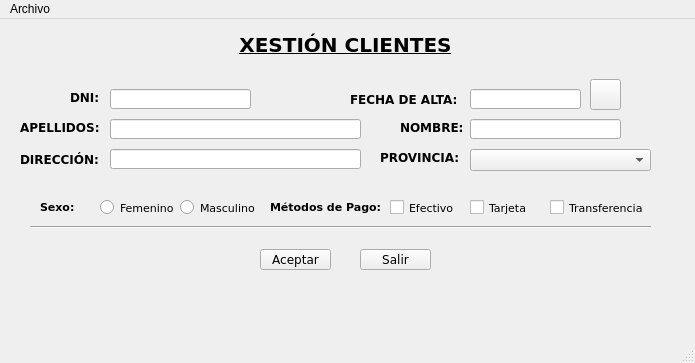
<?xml version="1.0" encoding="UTF-8"?>
<ui version="4.0">
 <class>venPrincipal</class>
 <widget class="QMainWindow" name="venPrincipal">
  <property name="geometry">
   <rect>
    <x>0</x>
    <y>0</y>
    <width>695</width>
    <height>363</height>
   </rect>
  </property>
  <property name="windowTitle">
   <string>Proyecto Uno</string>
  </property>
  <widget class="QWidget" name="centralwidget">
   <widget class="QLabel" name="lblXexCli">
    <property name="geometry">
     <rect>
      <x>230</x>
      <y>10</y>
      <width>231</width>
      <height>31</height>
     </rect>
    </property>
    <property name="font">
     <font>
      <family>Verdana</family>
      <pointsize>15</pointsize>
      <weight>75</weight>
      <bold>true</bold>
      <underline>true</underline>
     </font>
    </property>
    <property name="styleSheet">
     <string notr="true"/>
    </property>
    <property name="text">
     <string>XESTIÓN CLIENTES</string>
    </property>
    <property name="alignment">
     <set>Qt::AlignCenter</set>
    </property>
   </widget>
   <widget class="QLabel" name="lblDNI">
    <property name="geometry">
     <rect>
      <x>70</x>
      <y>70</y>
      <width>41</width>
      <height>16</height>
     </rect>
    </property>
    <property name="font">
     <font>
      <family>Verdana</family>
      <pointsize>9</pointsize>
      <weight>75</weight>
      <bold>true</bold>
     </font>
    </property>
    <property name="text">
     <string>DNI: </string>
    </property>
   </widget>
   <widget class="Line" name="line_2">
    <property name="geometry">
     <rect>
      <x>30</x>
      <y>200</y>
      <width>621</width>
      <height>16</height>
     </rect>
    </property>
    <property name="font">
     <font>
      <family>Verdana</family>
      <pointsize>9</pointsize>
     </font>
    </property>
    <property name="orientation">
     <enum>Qt::Horizontal</enum>
    </property>
   </widget>
   <widget class="QLineEdit" name="editDni">
    <property name="geometry">
     <rect>
      <x>110</x>
      <y>70</y>
      <width>141</width>
      <height>20</height>
     </rect>
    </property>
    <property name="font">
     <font>
      <family>Verdana</family>
      <pointsize>9</pointsize>
     </font>
    </property>
   </widget>
   <widget class="QLabel" name="lblApel">
    <property name="geometry">
     <rect>
      <x>20</x>
      <y>100</y>
      <width>91</width>
      <height>16</height>
     </rect>
    </property>
    <property name="font">
     <font>
      <family>Verdana</family>
      <pointsize>9</pointsize>
      <weight>75</weight>
      <bold>true</bold>
     </font>
    </property>
    <property name="text">
     <string>APELLIDOS: </string>
    </property>
   </widget>
   <widget class="QLineEdit" name="editApel">
    <property name="geometry">
     <rect>
      <x>110</x>
      <y>100</y>
      <width>251</width>
      <height>20</height>
     </rect>
    </property>
    <property name="font">
     <font>
      <family>Verdana</family>
      <pointsize>9</pointsize>
     </font>
    </property>
    <property name="text">
     <string/>
    </property>
   </widget>
   <widget class="QLabel" name="lblNome">
    <property name="geometry">
     <rect>
      <x>400</x>
      <y>100</y>
      <width>71</width>
      <height>16</height>
     </rect>
    </property>
    <property name="font">
     <font>
      <family>Verdana</family>
      <pointsize>9</pointsize>
      <weight>75</weight>
      <bold>true</bold>
     </font>
    </property>
    <property name="text">
     <string>NOMBRE:</string>
    </property>
   </widget>
   <widget class="QLineEdit" name="editNome">
    <property name="geometry">
     <rect>
      <x>470</x>
      <y>100</y>
      <width>151</width>
      <height>20</height>
     </rect>
    </property>
    <property name="font">
     <font>
      <family>Verdana</family>
      <pointsize>9</pointsize>
     </font>
    </property>
   </widget>
   <widget class="QPushButton" name="btnAceptar">
    <property name="geometry">
     <rect>
      <x>260</x>
      <y>230</y>
      <width>71</width>
      <height>21</height>
     </rect>
    </property>
    <property name="font">
     <font>
      <family>Verdana</family>
      <pointsize>9</pointsize>
     </font>
    </property>
    <property name="text">
     <string>Aceptar</string>
    </property>
   </widget>
   <widget class="QPushButton" name="btnSalir">
    <property name="geometry">
     <rect>
      <x>360</x>
      <y>230</y>
      <width>71</width>
      <height>21</height>
     </rect>
    </property>
    <property name="font">
     <font>
      <family>Verdana</family>
      <pointsize>9</pointsize>
     </font>
    </property>
    <property name="text">
     <string>Salir</string>
    </property>
   </widget>
   <widget class="QLabel" name="lblValidar">
    <property name="geometry">
     <rect>
      <x>260</x>
      <y>70</y>
      <width>47</width>
      <height>21</height>
     </rect>
    </property>
    <property name="font">
     <font>
      <family>Verdana</family>
      <pointsize>9</pointsize>
      <weight>75</weight>
      <italic>true</italic>
      <bold>true</bold>
     </font>
    </property>
    <property name="text">
     <string/>
    </property>
   </widget>
   <widget class="QLabel" name="lblSexo">
    <property name="geometry">
     <rect>
      <x>40</x>
      <y>180</y>
      <width>41</width>
      <height>16</height>
     </rect>
    </property>
    <property name="font">
     <font>
      <family>Verdana</family>
      <pointsize>8</pointsize>
      <weight>75</weight>
      <bold>true</bold>
     </font>
    </property>
    <property name="text">
     <string>Sexo:</string>
    </property>
   </widget>
   <widget class="QRadioButton" name="rbtFem">
    <property name="geometry">
     <rect>
      <x>100</x>
      <y>180</y>
      <width>81</width>
      <height>17</height>
     </rect>
    </property>
    <property name="font">
     <font>
      <family>Verdana</family>
      <pointsize>8</pointsize>
     </font>
    </property>
    <property name="text">
     <string>Femenino</string>
    </property>
   </widget>
   <widget class="QRadioButton" name="rbtMasc">
    <property name="geometry">
     <rect>
      <x>180</x>
      <y>180</y>
      <width>81</width>
      <height>17</height>
     </rect>
    </property>
    <property name="font">
     <font>
      <family>Verdana</family>
      <pointsize>8</pointsize>
     </font>
    </property>
    <property name="text">
     <string>Masculino</string>
    </property>
   </widget>
   <widget class="QLabel" name="lblPago">
    <property name="geometry">
     <rect>
      <x>270</x>
      <y>180</y>
      <width>121</width>
      <height>16</height>
     </rect>
    </property>
    <property name="font">
     <font>
      <family>Verdana</family>
      <pointsize>8</pointsize>
      <weight>75</weight>
      <bold>true</bold>
     </font>
    </property>
    <property name="text">
     <string>Métodos de Pago:</string>
    </property>
   </widget>
   <widget class="QCheckBox" name="chkEfec">
    <property name="geometry">
     <rect>
      <x>390</x>
      <y>180</y>
      <width>70</width>
      <height>17</height>
     </rect>
    </property>
    <property name="font">
     <font>
      <family>Verdana</family>
      <pointsize>8</pointsize>
     </font>
    </property>
    <property name="text">
     <string>Efectivo</string>
    </property>
   </widget>
   <widget class="QCheckBox" name="chkTar">
    <property name="geometry">
     <rect>
      <x>470</x>
      <y>180</y>
      <width>70</width>
      <height>17</height>
     </rect>
    </property>
    <property name="font">
     <font>
      <family>Verdana</family>
      <pointsize>8</pointsize>
     </font>
    </property>
    <property name="text">
     <string>Tarjeta</string>
    </property>
   </widget>
   <widget class="QCheckBox" name="chkTrans">
    <property name="geometry">
     <rect>
      <x>550</x>
      <y>180</y>
      <width>101</width>
      <height>17</height>
     </rect>
    </property>
    <property name="font">
     <font>
      <family>Verdana</family>
      <pointsize>8</pointsize>
     </font>
    </property>
    <property name="text">
     <string>Transferencia</string>
    </property>
   </widget>
   <widget class="QLabel" name="lblDir">
    <property name="geometry">
     <rect>
      <x>20</x>
      <y>130</y>
      <width>91</width>
      <height>20</height>
     </rect>
    </property>
    <property name="font">
     <font>
      <family>Verdana</family>
      <pointsize>9</pointsize>
      <weight>75</weight>
      <bold>true</bold>
     </font>
    </property>
    <property name="text">
     <string>DIRECCIÓN:</string>
    </property>
   </widget>
   <widget class="QLineEdit" name="editDir">
    <property name="geometry">
     <rect>
      <x>110</x>
      <y>130</y>
      <width>251</width>
      <height>20</height>
     </rect>
    </property>
    <property name="font">
     <font>
      <family>Verdana</family>
      <pointsize>9</pointsize>
     </font>
    </property>
   </widget>
   <widget class="QLabel" name="lblProv">
    <property name="geometry">
     <rect>
      <x>380</x>
      <y>130</y>
      <width>91</width>
      <height>16</height>
     </rect>
    </property>
    <property name="font">
     <font>
      <family>Verdana</family>
      <pointsize>9</pointsize>
      <weight>75</weight>
      <bold>true</bold>
     </font>
    </property>
    <property name="text">
     <string>PROVINCIA:</string>
    </property>
   </widget>
   <widget class="QComboBox" name="cmbProv">
    <property name="geometry">
     <rect>
      <x>470</x>
      <y>130</y>
      <width>181</width>
      <height>22</height>
     </rect>
    </property>
    <property name="font">
     <font>
      <family>Verdana</family>
      <pointsize>9</pointsize>
     </font>
    </property>
   </widget>
   <widget class="QLabel" name="lblClialta">
    <property name="geometry">
     <rect>
      <x>350</x>
      <y>70</y>
      <width>111</width>
      <height>20</height>
     </rect>
    </property>
    <property name="font">
     <font>
      <family>Verdana</family>
      <pointsize>9</pointsize>
      <weight>75</weight>
      <bold>true</bold>
     </font>
    </property>
    <property name="text">
     <string>FECHA DE ALTA:</string>
    </property>
   </widget>
   <widget class="QLineEdit" name="editClialta">
    <property name="geometry">
     <rect>
      <x>470</x>
      <y>70</y>
      <width>111</width>
      <height>20</height>
     </rect>
    </property>
    <property name="font">
     <font>
      <family>Verdana</family>
      <pointsize>9</pointsize>
     </font>
    </property>
   </widget>
   <widget class="QPushButton" name="btnCalendar">
    <property name="geometry">
     <rect>
      <x>590</x>
      <y>60</y>
      <width>31</width>
      <height>31</height>
     </rect>
    </property>
    <property name="font">
     <font>
      <family>Verdana</family>
      <pointsize>9</pointsize>
     </font>
    </property>
    <property name="text">
     <string/>
    </property>
    <property name="icon">
     <iconset>
      <normaloff>img/calendar.png</normaloff>img/calendar.png</iconset>
    </property>
    <property name="iconSize">
     <size>
      <width>30</width>
      <height>30</height>
     </size>
    </property>
   </widget>
  </widget>
  <widget class="QMenuBar" name="menuBar">
   <property name="geometry">
    <rect>
     <x>0</x>
     <y>0</y>
     <width>695</width>
     <height>21</height>
    </rect>
   </property>
   <widget class="QMenu" name="menuArchivo">
    <property name="title">
     <string>Archivo</string>
    </property>
    <addaction name="actionSalir"/>
   </widget>
   <addaction name="menuArchivo"/>
  </widget>
  <widget class="QStatusBar" name="statusbar"/>
  <action name="actionSalir">
   <property name="text">
    <string>Salir</string>
   </property>
   <property name="shortcut">
    <string>Alt+S</string>
   </property>
  </action>
 </widget>
 <resources/>
 <connections/>
</ui>
